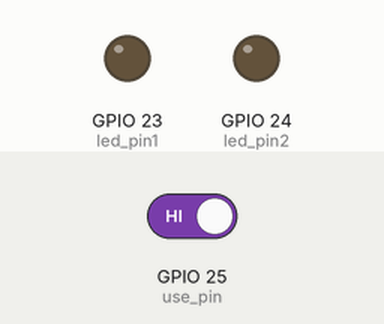
A program run on a simulated Raspberry Pi (BCM pin numbers). Parts: output pins drawn as LEDs (lit = HIGH). The test bench sets the inputs (shaded band); at power-on: GPIO 25 (use_pin) HIGH. No MQTT or app messages arrive unless stated; what the program prints to the terminal is not drawn.

Above: at 0.1 s.
At 1.3 s:
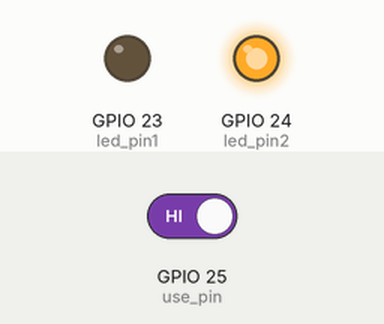
1.4 s: GPIO 25 (use_pin) driven LOW
Timing chart, 0 to 4.1 s (numbered marks = the images above; inputs shaded):
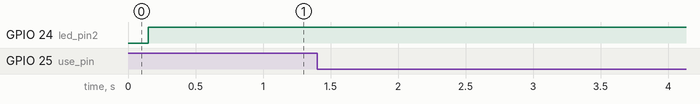

The program:

sensorTestBase.py
```python
import RPi.GPIO as GPIO
import time
import paho.mqtt.client as mqtt

use_pin = 25
led_pin1 = 23
led_pin2 = 24

client = mqtt.Client()

client.connect("115.20.144.97", "11184", 60)
topic = "hi/there"
flag = ""

GPIO.setmode(GPIO.BCM)
GPIO.setup(led_pin1, GPIO.OUT)
GPIO.setup(led_pin2, GPIO.OUT)
GPIO.setup(use_pin, GPIO.IN)

try:
	print("start")
	client.loop_start()
	client.publish(topic, "start_test_Base.py")

	while True:
		if GPIO.input(use_pin) == False and flag != "on":
			flag = "on"
			GPIO.output(led_pin1, True)
			GPIO.output(led_pin2, False)
			client.publish(topic, flag)
			print(flag)

		elif flag != "off":
			GPIO.output(led_pin1, False)
			GPIO.output(led_pin2, True)

			flag = "off"
			client.publish(topic, flag)
			print(flag)


except KeyboardInterrupt:
	client.publish(topic, "end_test_Base.py")
	print("end")
	GPIO.cleanup()
	client.loop_stop()
	client.disconnect()
```
